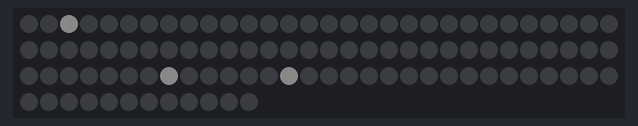
This sketch was run on a simulated Arduino Uno, built with avr-gcc and run on an emulated ATmega328P. Shown: 102 RGB LEDs in strip order, left to right, continuing on the next row. Dim RGB values are drawn brighter than linear.

Above: at 0.16 s.
At 4.34 s:
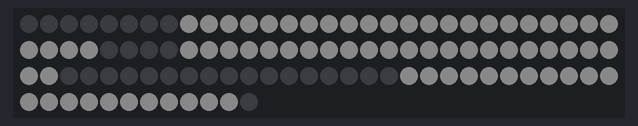
At 9.48 s:
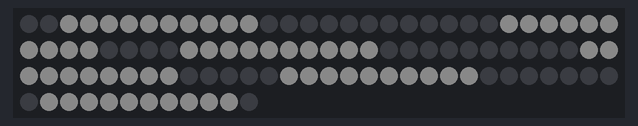
At 20.34 s:
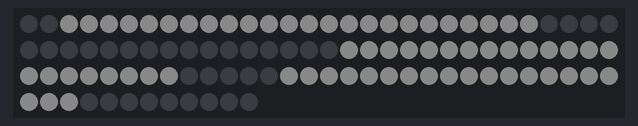
At 28.69 s:
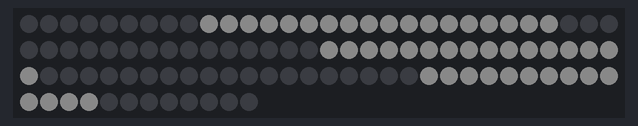
At 39.58 s:
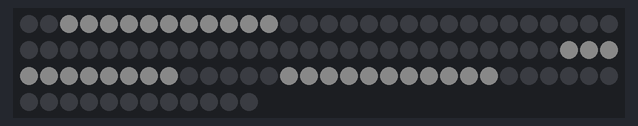

The sketch:

twitter_x_leds.ino
```cpp
#include <Adafruit_NeoPixel.h>

#define NUMPIXELS 102
#define PIN 8
#define DELAY_MS 25
#define ARM_LEN 30

int sw_ne__[] = {2, 3, 4, 5, 6, 7, 8, 9, 10, 11, 12, 13, 14, 15, 16, 86, 87, 88, 89, 90, 91, 92, 93, 94, 95, 96, 97, 98, 99, 100};
int nw_se_l[] = {67, 66, 65, 64, 63, 62, 61, 60, 59, 58, 57, 56, 55, 54, 53, 52, 51, 50, 49, 48, 47, 46, 45, 44, 43, 42, 41, 40, 39, 38};
int nw_se_r[] = {73, 74, 75, 76, 77, 78, 79, 80, 81, 82, 83, 84, 85, 17, 18, 19, 20, 21, 22, 23, 24, 25, 26, 27, 28, 29, 30, 31, 32, 33};
int ne_sw__[] = {100, 99, 98, 97, 96, 95, 94, 93, 92, 91, 90, 89, 88, 87, 86, 16, 15, 14, 13, 12, 11, 10, 9, 8, 7, 6, 5, 4, 3, 2};
int se_nw_l[] = {38, 39, 40, 41, 42, 43, 44, 45, 46, 47, 48, 49, 50, 51, 52, 53, 54, 55, 56, 57, 58, 59, 60, 61, 62, 63, 64, 65, 66, 67};
int se_nw_r[] = {33, 32, 31, 30, 29, 28, 27, 26, 25, 24, 23, 22, 21, 20, 19, 18, 17, 85, 84, 83, 82, 81, 80, 79, 78, 77, 76, 75, 74, 73};

Adafruit_NeoPixel pixels = Adafruit_NeoPixel(NUMPIXELS, PIN, NEO_GRB + NEO_KHZ800);

void setup() {
  pixels.begin();
}

void loop() {
  wipeRight(true);
  wipeRight(false);
  wipeDown(true);
  wipeDown(false);
  wipeLeft(true);
  wipeLeft(false);
  wipeUp(true);
  wipeUp(false);
  wipeOut(true);
  wipeOut(false);
  wipeOut(true);
  wipeOut(false);
  wipeOut(true);
  wipeOut(false);
  broadway(1, 4);
  broadway(-1, 4);
  broadway(1, 3);
  broadway(-1, 3);
  fadeInOut(2);
  fadeInOut(2);
  fadeInOut(1);
  fadeInOut(1);
  fadeInOut(1);
}

void fadeInOut(int speed) {
  for (int intensity = 0; intensity < 10; intensity++) {
    stepFade(intensity, speed);
  }
  for (int intensity = 10; intensity >= 0; intensity--) {
    stepFade(intensity, speed);
  }
}

void stepFade(int intensity, int speed) {
  for (int i = 0; i < ARM_LEN; i++) {
    pixels.setPixelColor(sw_ne__[i], pixels.Color(intensity, intensity, intensity));
    pixels.setPixelColor(nw_se_l[i], pixels.Color(intensity, intensity, intensity));
    pixels.setPixelColor(nw_se_r[i], pixels.Color(intensity, intensity, intensity));
  }
  pixels.show();
  delay(DELAY_MS * speed);
}

void broadway(int cw, int speed) {
  for (int repeat = 0; repeat < 5; repeat++) {
      for (int i = 0; i < 3; i++) {
        clear();
        for (int j = 0; j < 10; j++) {
          stepWipe(sw_ne__[3 * j + (pseudoMod3(i * cw))], true);
          stepWipe(se_nw_l[3 * j + (pseudoMod3(i * cw))], true);
          stepWipe(nw_se_r[3 * j + (pseudoMod3(i * cw))], true);
        }
        pixels.show();
        delay(DELAY_MS * speed);
    }
  }
  clear();
}

int pseudoMod3(int i) {
  if (i < 0) {
    i += 3;
  }
  return i;
}

void wipeRight(bool toOn) {
  for (int i = 0; i < ARM_LEN; i++) {
    stepWipe(sw_ne__[i], toOn);
    stepWipe(nw_se_l[i], toOn);
    stepWipe(nw_se_r[i], toOn);
    endStepWipe();
  }
}

void wipeDown(bool toOn) {
  for (int i = 0; i < ARM_LEN; i++) {
    stepWipe(ne_sw__[i], toOn);
    stepWipe(nw_se_l[i], toOn);
    stepWipe(nw_se_r[i], toOn);
    endStepWipe();
  }
}

void wipeLeft(bool toOn) {
  for (int i = 0; i < ARM_LEN; i++) {
    stepWipe(ne_sw__[i], toOn);
    stepWipe(se_nw_l[i], toOn);
    stepWipe(se_nw_r[i], toOn);
    endStepWipe();
  }
}

void wipeUp(bool toOn) {
  for (int i = 0; i < ARM_LEN; i++) {
    stepWipe(sw_ne__[i], toOn);
    stepWipe(se_nw_l[i], toOn);
    stepWipe(se_nw_r[i], toOn);
    endStepWipe();
  }
}

void wipeOut(bool toOn) {
  for (int i = 0; i < ARM_LEN / 2; i++) {
    stepWipe(sw_ne__[ARM_LEN / 2 + i], toOn);
    stepWipe(se_nw_l[ARM_LEN / 2 + i], toOn);
    stepWipe(se_nw_r[ARM_LEN / 2 + i], toOn);
    stepWipe(sw_ne__[ARM_LEN / 2 - 1 - i], toOn);
    stepWipe(se_nw_l[ARM_LEN / 2 - 1 - i], toOn);
    stepWipe(se_nw_r[ARM_LEN / 2 - 1 - i], toOn);
    endStepWipe();
  }
}

void stepWipe(int i, bool toOn) {
  if (toOn) {
    pixels.setPixelColor(i, pixels.Color(10, 10, 10));
  } else {
    pixels.setPixelColor(i, pixels.Color(0, 0, 0));
  }
}

void clear() {
  for (int i = 0; i < NUMPIXELS; i++) {
    pixels.setPixelColor(i, pixels.Color(0, 0, 0));
  }
}

void endStepWipe() {
  pixels.show();
  delay(DELAY_MS);
}
```
